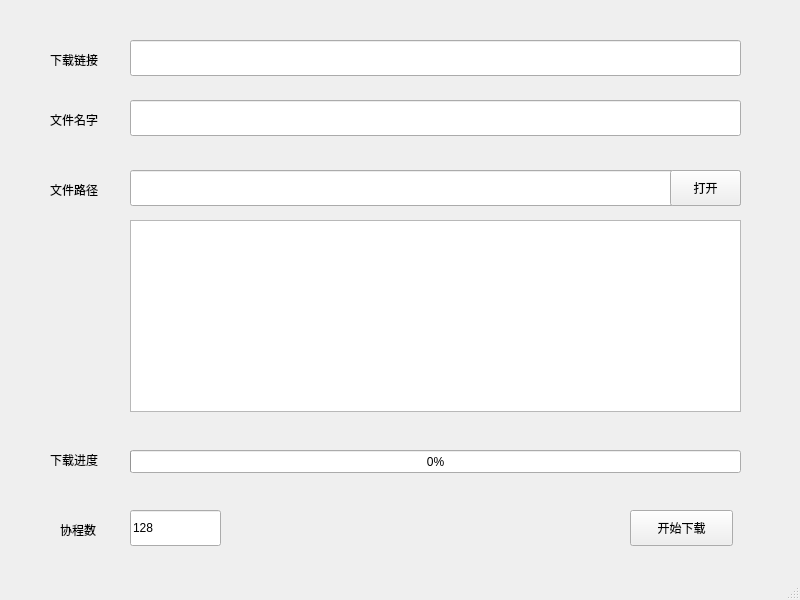
<?xml version="1.0" encoding="UTF-8"?>
<ui version="4.0">
 <class>MainWindow</class>
 <widget class="QMainWindow" name="MainWindow">
  <property name="geometry">
   <rect>
    <x>0</x>
    <y>0</y>
    <width>800</width>
    <height>600</height>
   </rect>
  </property>
  <property name="windowTitle">
   <string>文件下载</string>
  </property>
  <widget class="QWidget" name="centralwidget">
   <widget class="QLabel" name="download_link_label">
    <property name="geometry">
     <rect>
      <x>50</x>
      <y>50</y>
      <width>66</width>
      <height>19</height>
     </rect>
    </property>
    <property name="text">
     <string>下载链接</string>
    </property>
   </widget>
   <widget class="QLineEdit" name="download_url_input">
    <property name="geometry">
     <rect>
      <x>130</x>
      <y>40</y>
      <width>611</width>
      <height>36</height>
     </rect>
    </property>
   </widget>
   <widget class="QLabel" name="download_file_name">
    <property name="geometry">
     <rect>
      <x>50</x>
      <y>110</y>
      <width>66</width>
      <height>19</height>
     </rect>
    </property>
    <property name="text">
     <string>文件名字</string>
    </property>
   </widget>
   <widget class="QLineEdit" name="download_file_name_input">
    <property name="geometry">
     <rect>
      <x>130</x>
      <y>100</y>
      <width>611</width>
      <height>36</height>
     </rect>
    </property>
   </widget>
   <widget class="QLabel" name="download_file_path">
    <property name="geometry">
     <rect>
      <x>50</x>
      <y>180</y>
      <width>66</width>
      <height>19</height>
     </rect>
    </property>
    <property name="text">
     <string>文件路径</string>
    </property>
   </widget>
   <widget class="QLineEdit" name="download_file_path_input">
    <property name="geometry">
     <rect>
      <x>130</x>
      <y>170</y>
      <width>611</width>
      <height>36</height>
     </rect>
    </property>
   </widget>
   <widget class="QProgressBar" name="download_progress">
    <property name="geometry">
     <rect>
      <x>130</x>
      <y>450</y>
      <width>611</width>
      <height>23</height>
     </rect>
    </property>
    <property name="value">
     <number>0</number>
    </property>
   </widget>
   <widget class="QLabel" name="download_progress_label">
    <property name="geometry">
     <rect>
      <x>50</x>
      <y>450</y>
      <width>66</width>
      <height>19</height>
     </rect>
    </property>
    <property name="text">
     <string>下载进度</string>
    </property>
   </widget>
   <widget class="QPushButton" name="start_download_button">
    <property name="geometry">
     <rect>
      <x>630</x>
      <y>510</y>
      <width>103</width>
      <height>36</height>
     </rect>
    </property>
    <property name="text">
     <string>开始下载</string>
    </property>
   </widget>
   <widget class="QTableView" name="download_list_table">
    <property name="geometry">
     <rect>
      <x>130</x>
      <y>220</y>
      <width>611</width>
      <height>192</height>
     </rect>
    </property>
   </widget>
   <widget class="QPushButton" name="button_open_folder">
    <property name="geometry">
     <rect>
      <x>670</x>
      <y>170</y>
      <width>71</width>
      <height>36</height>
     </rect>
    </property>
    <property name="text">
     <string>打开</string>
    </property>
   </widget>
   <widget class="QLabel" name="max_async_count_label">
    <property name="geometry">
     <rect>
      <x>60</x>
      <y>520</y>
      <width>51</width>
      <height>19</height>
     </rect>
    </property>
    <property name="text">
     <string>协程数</string>
    </property>
   </widget>
   <widget class="QLineEdit" name="max_async_count_input">
    <property name="geometry">
     <rect>
      <x>130</x>
      <y>510</y>
      <width>91</width>
      <height>36</height>
     </rect>
    </property>
    <property name="text">
     <string>128</string>
    </property>
   </widget>
  </widget>
  <widget class="QStatusBar" name="statusbar"/>
 </widget>
 <resources/>
 <connections/>
</ui>
